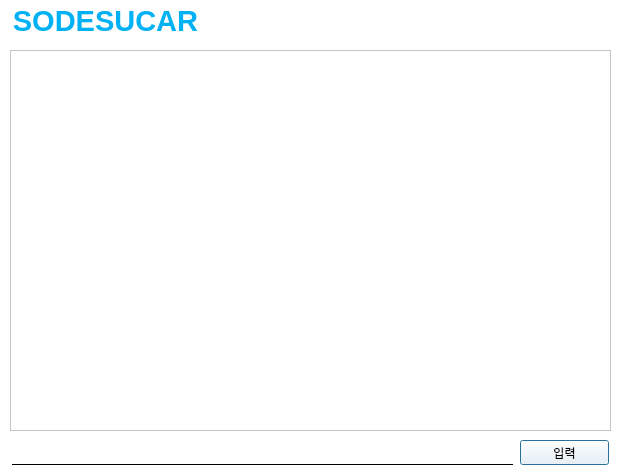
<?xml version="1.0" encoding="UTF-8"?>
<ui version="4.0">
 <class>chat</class>
 <widget class="QDialog" name="chat">
  <property name="geometry">
   <rect>
    <x>0</x>
    <y>0</y>
    <width>625</width>
    <height>474</height>
   </rect>
  </property>
  <property name="windowTitle">
   <string>Dialog</string>
  </property>
  <property name="styleSheet">
   <string notr="true">background-color: rgb(255, 255, 255);</string>
  </property>
  <widget class="QPushButton" name="enter_btn">
   <property name="geometry">
    <rect>
     <x>520</x>
     <y>440</y>
     <width>89</width>
     <height>25</height>
    </rect>
   </property>
   <property name="text">
    <string>입력</string>
   </property>
  </widget>
  <widget class="QLineEdit" name="write_text">
   <property name="geometry">
    <rect>
     <x>12</x>
     <y>440</y>
     <width>501</width>
     <height>25</height>
    </rect>
   </property>
   <property name="styleSheet">
    <string notr="true">border:none;
border-bottom:0.5px solid #000;</string>
   </property>
  </widget>
  <widget class="QTextBrowser" name="textbox">
   <property name="geometry">
    <rect>
     <x>10</x>
     <y>50</y>
     <width>601</width>
     <height>381</height>
    </rect>
   </property>
  </widget>
  <widget class="QLabel" name="label_3">
   <property name="geometry">
    <rect>
     <x>10</x>
     <y>0</y>
     <width>191</width>
     <height>41</height>
    </rect>
   </property>
   <property name="font">
    <font>
     <pointsize>22</pointsize>
     <weight>75</weight>
     <bold>true</bold>
    </font>
   </property>
   <property name="styleSheet">
    <string notr="true">color: rgb(0, 177, 244);</string>
   </property>
   <property name="text">
    <string>SODESUCAR</string>
   </property>
   <property name="alignment">
    <set>Qt::AlignCenter</set>
   </property>
  </widget>
  <zorder>write_text</zorder>
  <zorder>textbox</zorder>
  <zorder>label_3</zorder>
  <zorder>enter_btn</zorder>
 </widget>
 <resources/>
 <connections/>
</ui>
